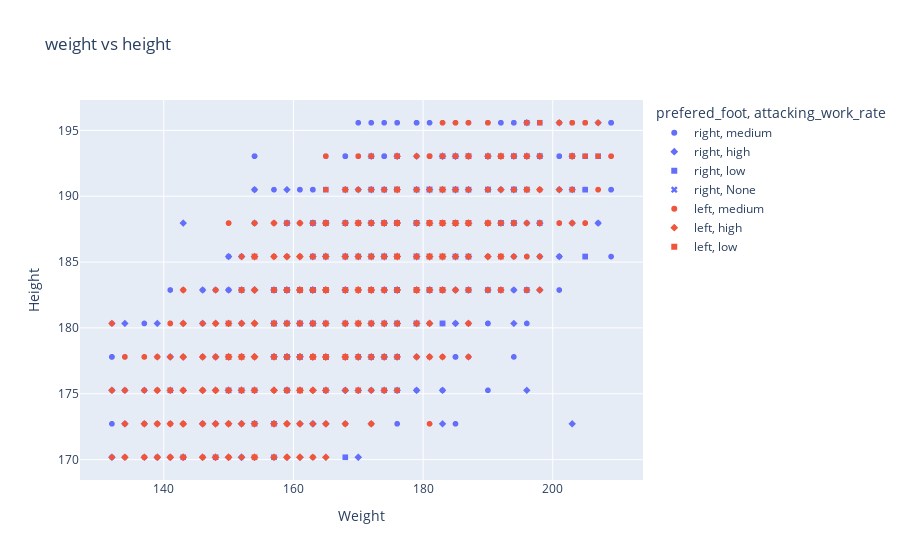

The code cell stored with this chart in its notebook:
### Code cell
fig = px.scatter(player_data, x='weight' , y='height',title='weight vs height',color='prefered_foot',symbol='attacking_work_rate')
fig.update_xaxes(title='Weight')
fig.update_yaxes(title="Height")
fig.show()

### Figure 1 — Plotly figure (JSON) as saved in the notebook; plotly's stock layout.template omitted (floating-point values rounded to 4 significant figures; data arrays with more than 128 entries replaced by an {"elided": "..."} marker saying what was removed)
{"data": [{"hovertemplate": "prefered_foot=right<br>attacking_work_rate=medium<br>weight=%{x}<br>height=%{y}<extra></extra>", "legendgroup": "right, medium", "marker": {"color": "#636efa", "symbol": "circle"}, "mode": "markers", "name": "right, medium", "showlegend": true, "type": "scattergl", "x": {"elided": "3491 int values"}, "xaxis": "x", "y": {"elided": "3491 float values"}, "yaxis": "y"}, {"hovertemplate": "prefered_foot=right<br>attacking_work_rate=high<br>weight=%{x}<br>height=%{y}<extra></extra>", "legendgroup": "right, high", "marker": {"color": "#636efa", "symbol": "diamond"}, "mode": "markers", "name": "right, high", "showlegend": true, "type": "scattergl", "x": {"elided": "1244 int values"}, "xaxis": "x", "y": {"elided": "1244 float values"}, "yaxis": "y"}, {"hovertemplate": "prefered_foot=right<br>attacking_work_rate=low<br>weight=%{x}<br>height=%{y}<extra></extra>", "legendgroup": "right, low", "marker": {"color": "#636efa", "symbol": "square"}, "mode": "markers", "name": "right, low", "showlegend": true, "type": "scattergl", "x": {"elided": "243 int values"}, "xaxis": "x", "y": {"elided": "243 float values"}, "yaxis": "y"}, {"hovertemplate": "prefered_foot=right<br>attacking_work_rate=None<br>weight=%{x}<br>height=%{y}<extra></extra>", "legendgroup": "right, None", "marker": {"color": "#636efa", "symbol": "x"}, "mode": "markers", "name": "right, None", "showlegend": true, "type": "scattergl", "x": [159, 163, 165], "xaxis": "x", "y": [175.3, 182.9, 188.0], "yaxis": "y"}, {"hovertemplate": "prefered_foot=left<br>attacking_work_rate=medium<br>weight=%{x}<br>height=%{y}<extra></extra>", "legendgroup": "left, medium", "marker": {"color": "#EF553B", "symbol": "circle"}, "mode": "markers", "name": "left, medium", "showlegend": true, "type": "scattergl", "x": {"elided": "1065 int values"}, "xaxis": "x", "y": {"elided": "1065 float values"}, "yaxis": "y"}, {"hovertemplate": "prefered_foot=left<br>attacking_work_rate=high<br>weight=%{x}<br>height=%{y}<extra></extra>", "legendgroup": "left, high", "marker": {"color": "#EF553B", "symbol": "diamond"}, "mode": "markers", "name": "left, high", "showlegend": true, "type": "scattergl", "x": {"elided": "473 int values"}, "xaxis": "x", "y": {"elided": "473 float values"}, "yaxis": "y"}, {"hovertemplate": "prefered_foot=left<br>attacking_work_rate=low<br>weight=%{x}<br>height=%{y}<extra></extra>", "legendgroup": "left, low", "marker": {"color": "#EF553B", "symbol": "square"}, "mode": "markers", "name": "left, low", "showlegend": true, "type": "scattergl", "x": [179, 183, 161, 203, 192, 196, 187, 176, 165, 170, 181, 176, 185, 170, 165, 163, 161, 190, 183, 163, 187, 183, 183, 170, 152, 161, 192, 172, 154, 176, 165, 183, 181, 183, 183, 174, 176, 181, 165, 183, 150, 196, 172, 168, 170, 154, 165, 174, 150, 179, 192], "xaxis": "x", "y": [182.9, 188.0, 182.9, 193.0, 185.4, 190.5, 188.0, 190.5, 182.9, 182.9, 185.4, 188.0, 188.0, 188.0, 188.0, 177.8, 175.3, 188.0, 190.5, 177.8, 193.0, 188.0, 190.5, 175.3, 177.8, 175.3, 193.0, 182.9, 185.4, 185.4, 177.8, 185.4, 188.0, 188.0, 182.9, 188.0, 185.4, 188.0, 182.9, 188.0, 180.3, 193.0, 182.9, 177.8, 180.3, 170.2, 182.9, 188.0, 177.8, 182.9, 182.9], "yaxis": "y"}], "layout": {"legend": {"title": {"text": "prefered_foot, attacking_work_rate"}, "tracegroupgap": 0}, "title": {"text": "weight vs height"}, "xaxis": {"anchor": "y", "domain": [0, 1], "title": {"text": "Weight"}}, "yaxis": {"anchor": "x", "domain": [0, 1], "title": {"text": "Height"}}}}
